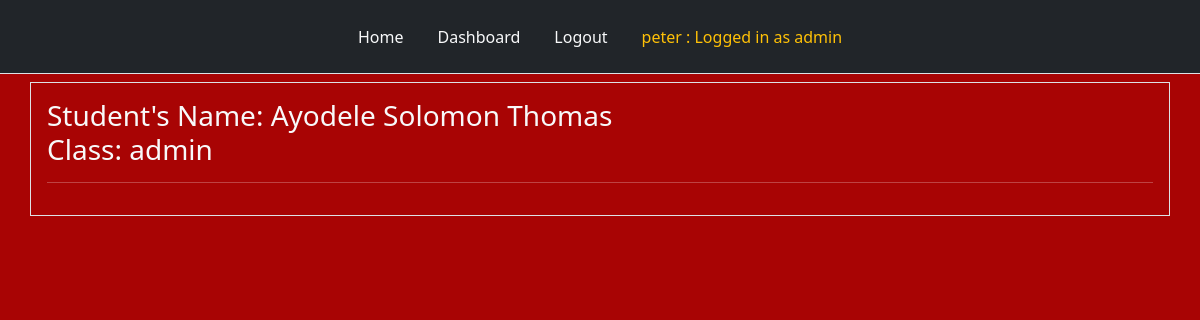
Page /results_student (signed in) on the committed database.
### tables this page shows
CREATE TABLE users (
  id INTEGER PRIMARY KEY,
  name TEXT NOT NULL,
  fullname TEXT NOT NULL,
  password TEXT NOT NULL,
  role TEXT NOT NULL
);

### app.py (the view)
@app.route("/results_student", methods = ["POST", "GET"])
def results_student():
    user = get_current_user()
    db = connect_to_DB()
    klass = user[4]
    student_name = user[1]
    student_fullname = user[2]
    user_cursor = db.execute("SELECT * FROM completed WHERE student_name = ?", [student_name])
    results_student = user_cursor.fetchall()
    return render_template("results_student.html", user=user, results_student=results_student, klass=klass, student_fullname = student_fullname)

### app.py (called while the page is built)
@app.teardown_appcontext
def close_database(error):
    if hasattr(g, "app_database_db"):
        g.app_database_db.close()

def get_current_user():
    user_result = None
    if 'user' in session:
        user = session['user']
        db = getDatabase()
        student_cursor = db.execute("SELECT * FROM students WHERE name = ?", [user])
        student_result = student_cursor.fetchone()
        if student_result:
            user_result = student_result
        else:
            user_cursor = db.execute("SELECT * FROM users WHERE name = ?", [user])
            user_result = user_cursor.fetchone()
    return user_result

### database.py (called while the page is built)
def connect_to_DB():
    current_dir = os.path.dirname(os.path.abspath(__file__))
    db_file = os.path.join(current_dir, "app_database.db")
    sql = sqlite3.connect(db_file)
    sql.row_factory = sqlite3.Row
    return sql

def getDatabase():
    if not hasattr(g, "app_database_db"):
        g.app_database_db = connect_to_DB()
    return g.app_database_db

### templates/results_student.html (shortened to what this page needs)
{% from "nav.html" import links %}
<!doctype html>
<html lang="en">
  <head>
    <link href="https://cdn.jsdelivr.net/npm/bootstrap@5.2.3/dist/css/bootstrap.min.css" rel="stylesheet">
    <link rel="stylesheet" type="text/css" href="{{ url_for('static', filename = 'style.css') }}"
  </head>
  <body>
        <div class="header mb-2">
            {{ links(user) }}
        </div>
        <div class="question container border text-light p-3">
          <h3>
            Student's Name: {{ student_fullname }} <br> Class: {{ klass }}
          </h3>
          <hr style="color: white"/>
        </div>
  </body>
</html>

### templates/nav.html (shortened to what this page needs)
{% macro links(user) %}
<ul class="nav nav-tabs p-3 bg-dark justify-content-center">
    <li class="nav-item">
        <a class="nav-link text-light" aria-current="page" href="/">Home</a>
    </li>
    {% if user %}
    <li class="nav-item">
        <a class="nav-link text-light" href="{{ url_for('dashboard') }}">Dashboard</a>
    </li>
    <li class="nav-item">
        <a class="nav-link text-light" href="{{ url_for('logout') }}">Logout</a>
    </li>
    {% endif %}
    {% if user %}
        <li class="nav-item">
            <a class="nav-link text-warning" href="{{ url_for('dashboard') }}">
                {{ user['name'] }} : Logged in as
                {% if user['klass'] in ["KG1", "KG2", "NUR1", "NUR2", "PRY1", "PRY2", "PRY3", "PRY4", "PRY5", "PRY6"] %}
                    student
                {% else %}
                    {{ user['role'] }}
                {% endif %}
            </a>
        </li>
    {% endif %}
</ul>
{% endmacro %}

### static/style.css (style rules this page uses)
body { background-color: rgb(168, 4, 4); }

### rows in the picture
users: name "peter", role "admin", fullname "Ayodele Solomon Thomas"
